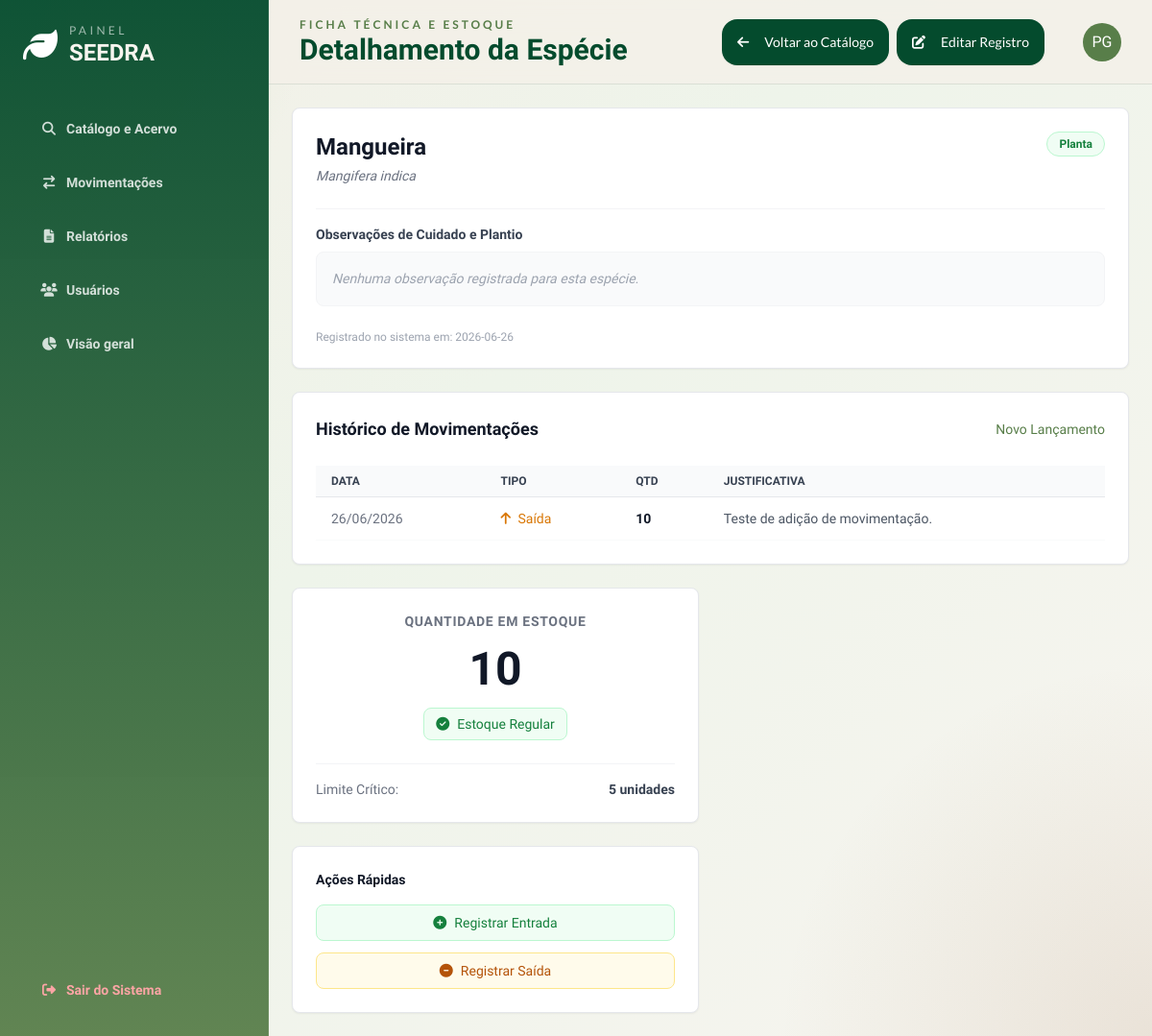
Page /catalogo/1 (signed in) on the earlier database version.
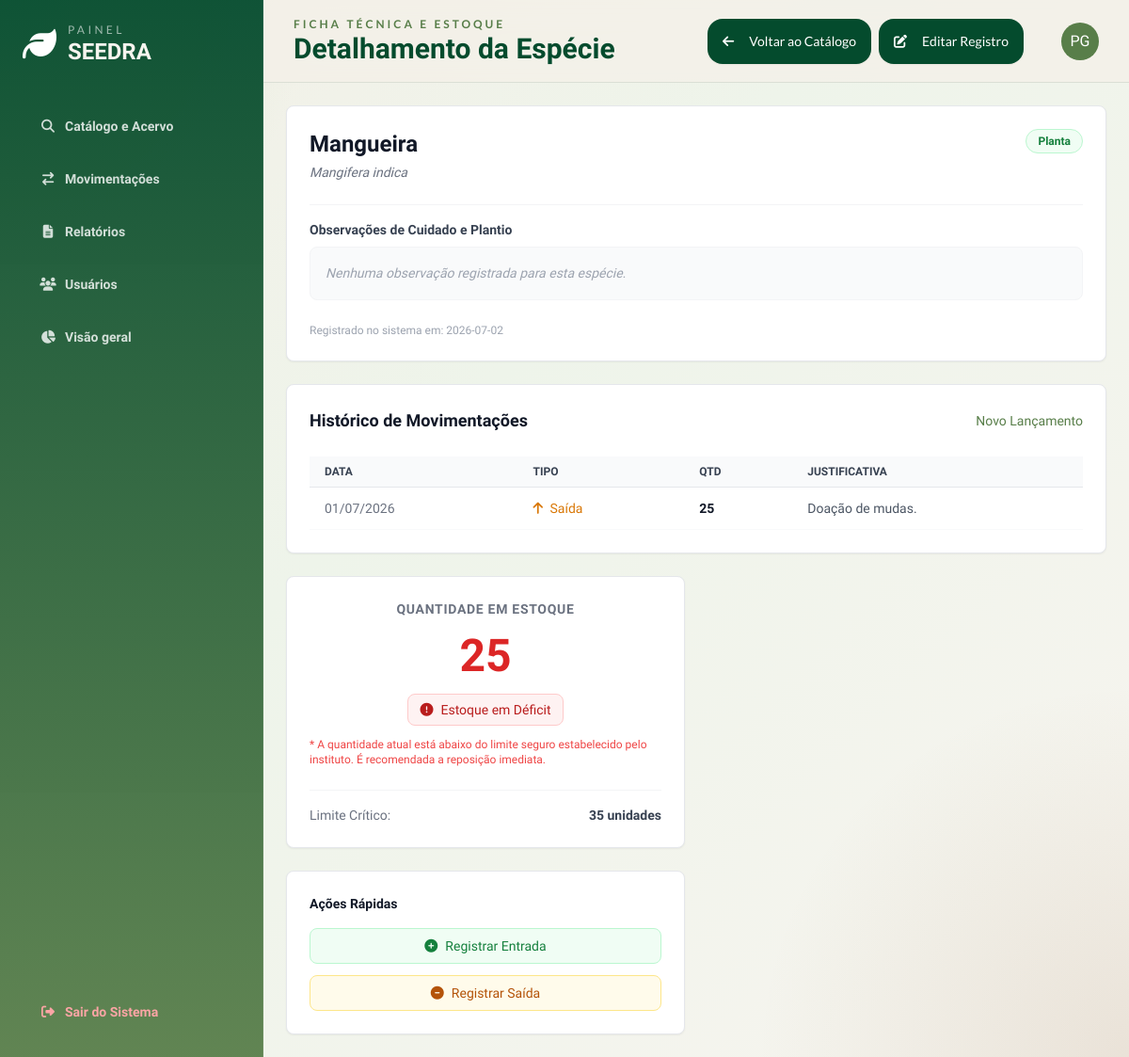
Same page on the later database version.
### models.py (models this page shows)
class Item(db.Model):
    __tablename__= 'items'
    id = db.Column(db.Integer, primary_key = True)
    nome = db.Column(db.String(50), nullable = False, unique = True)
    quantidade = db.Column(db.Integer, nullable = True)
    n_cientifico = db.Column(db.String(50), nullable = False , unique = True)
    categoria = db.Column(db.String(20), nullable = False)
    deficit_limit = db.Column(db.Integer)
    obs = db.Column(db.Text)
    data_cadastro = db.Column(db.Date, nullable = False)
    movimentacoes = db.relationship('Movimentacao', backref = 'Item', lazy = True)
    def em_deficit(self):
        return self.quantidade < self.deficit_limit

class Movimentacao(db.Model):
    __tablename__='movimentacao'
    id_item = db.Column(db.Integer, db.ForeignKey(Item.id), nullable = False)
    id = db.Column(db.Integer, primary_key = True)
    data_move = db.Column(db.Date, nullable = False)
    Typ = db.Column(db.String(10), nullable = False)
    quantidade = db.Column(db.Integer, nullable = False)
    justificativa = db.Column(db.Text, nullable = False)
    operador = db.Column(db.String(40), nullable = False)

### app.py (the view)
@app.route('/catalogo/<int:id>', methods=['GET', 'POST'])
@login_required
def detalhes_item(id):
    item = Item.query.get_or_404(id)
    return render_template('detalhes_item.html', item=item)

### app.py (called while the page is built)
@login_manager.user_loader
def load_user(user_id):
    return Usuarios.query.get(int(user_id))

def login_required(f):
  @wraps(f)
  def decorated_function(*args, **kwargs):
      if 'usuarios_id' not in session:
         flash("Faça login primeiro!", 'erro')
         return redirect(url_for('login'))
      return f(*args, **kwargs)
  return decorated_function

### templates/detalhes_item.html (shortened to what the changed rows need)
{% extends 'base.html' %}
{% block header_title %}Detalhamento da Espécie{% endblock %}
{% block content %}
<div class="grid grid-cols-1 lg:grid-cols-2 gap-6">
    <div class="lg:col-span-2 flex flex-col gap-6">
        <div class="bg-white border border-gray-200 rounded-lg shadow-sm p-6">
            <div class="flex justify-between items-start mb-6">
                <div>
                    <h3 class="text-2xl font-bold text-gray-900">{{ item.nome }}</h3>
                    <p class="text-sm text-gray-500 italic mt-1">{{ item.n_cientifico }}</p>
                </div>
                <span class="px-3 py-1 bg-green-50 text-green-700 text-xs font-semibold rounded-full border border-green-200">
                    {{ item.categoria }}
                </span>
            </div>
            <div class="border-t border-gray-100 pt-4 mt-4">
                <h4 class="text-sm font-semibold text-gray-700 mb-2">Observações de Cuidado e Plantio</h4>
                <p class="text-sm text-gray-600 leading-relaxed bg-gray-50 p-4 rounded-lg border border-gray-100">
                </p>
            </div>
            <div class="mt-6 text-xs text-gray-400">
                Registrado no sistema em: {{ item.data_cadastro }}
            </div>
        </div>
        <div class="bg-white border border-gray-200 rounded-lg shadow-sm p-6">
            {% if item.movimentacoes %}
                <div class="overflow-x-auto">
                    <table class="w-full text-sm text-left text-gray-500 mt-2">
                        <thead class="text-xs text-gray-700 uppercase bg-gray-50 border-b border-gray-200">
                            <tr>
                                <th scope="col" class="px-4 py-2 font-semibold">Data</th>
                                <th scope="col" class="px-4 py-2 font-semibold">Tipo</th>
                                <th scope="col" class="px-4 py-2 font-semibold">Qtd</th>
                                <th scope="col" class="px-4 py-2 font-semibold">Justificativa</th>
                            </tr>
                        </thead>
                        <tbody>
                            {% for mov in item.movimentacoes|sort(attribute='data_move', reverse=true) %}
                            <tr class="border-b border-gray-50 hover:bg-gray-50">
                                <td class="px-4 py-3 whitespace-nowrap">{{ mov.data_move.strftime('%d/%m/%Y') }}</td>
                                <td class="px-4 py-3">
                                    {% if mov.Typ == 'Entrada' %}
                                        <span class="text-green-600 font-medium"><i class="fa-solid fa-arrow-down mr-1"></i> Entrada</span>
                                    {% else %}
                                        <span class="text-amber-600 font-medium"><i class="fa-solid fa-arrow-up mr-1"></i> Saída</span>
                                    {% endif %}
                                </td>
                                <td class="px-4 py-3 font-bold text-gray-900">{{ mov.quantidade }}</td>
                                <td class="px-4 py-3 text-gray-600">{{ mov.justificativa }}</td>
                            </tr>
                            {% endfor %}
                        </tbody>
                    </table>
                </div>
            {% else %}
                <div class="text-center py-6 bg-gray-50 rounded-lg border border-dashed border-gray-200">
                    <p class="text-sm text-gray-500">Nenhuma movimentação registrada para este item ainda.</p>
                </div>
            {% endif %}
        </div>
    </div>
    <div class="flex flex-col gap-6">
        <div class="bg-white border border-gray-200 rounded-lg shadow-sm p-6 text-center">
            <h3 class="text-sm font-semibold text-gray-500 uppercase tracking-wider mb-2">Quantidade em Estoque</h3>
            <div class="text-5xl font-black {% if item.em_deficit() %}text-red-600{% else %}text-gray-900{% endif %} my-4">
                {{ item.quantidade }}
            </div>
            {% if item.em_deficit() %}
                <div class="inline-flex items-center px-3 py-1.5 bg-red-50 text-red-700 text-sm font-medium rounded-lg border border-red-200">
                    <i class="fa-solid fa-circle-exclamation mr-2 animate-pulse"></i> Estoque em Déficit
                </div>
                <p class="text-xs text-red-500 mt-3 text-left">
                    * A quantidade atual está abaixo do limite seguro estabelecido pelo instituto. É recomendada a reposição imediata.
                </p>
            {% else %}
                <div class="inline-flex items-center px-3 py-1.5 bg-green-50 text-green-700 text-sm font-medium rounded-lg border border-green-200">
                    <i class="fa-solid fa-check-circle mr-2"></i> Estoque Regular
                </div>
            {% endif %}
            <div class="mt-6 pt-4 border-t border-gray-100 flex justify-between items-center text-sm">
                <span class="text-gray-500">Limite Crítico:</span>
                <span class="font-bold text-gray-700">{{ item.deficit_limit }} unidades</span>
            </div>
        </div>
    </div>
</div>
{% endblock %}

Differences in the rows shown:
changed Item "Mangueira": data_cadastro "2026-06-26" → "2026-07-02"; quantidade "10" → "25"; deficit_limit "5" → "35"
changed Movimentacao: data_move "26/06/2026" → "01/07/2026"; quantidade "10" → "25"; justificativa "Teste de adição de movimentação." → "Doação de mudas."
Other differences:
text no longer shown: "Estoque Regular"
text now shown: "Estoque em Déficit * A quantidade atual está abaixo do limite seguro estabelecido pelo instituto. É recomendada a reposição imediata."
